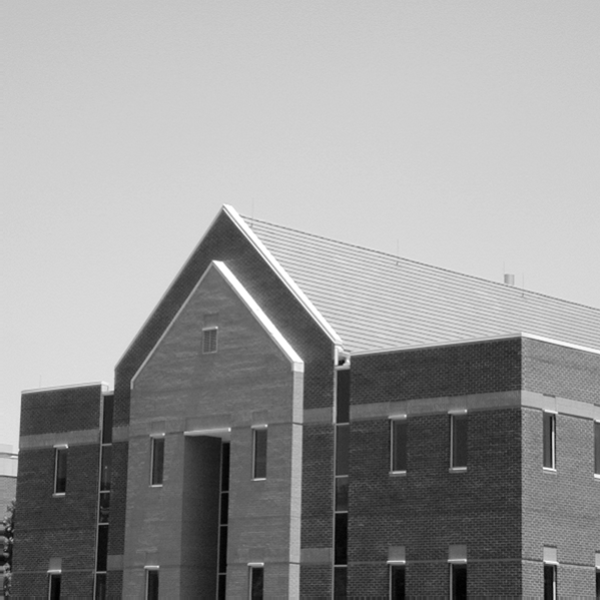
#> input picture Fundamentos-Exercicios-main/Fundamentos/house.tif, 600 x 600 px
$ python 'exercicio 3.2.py'
#> lines starting #> are read from the running program, lines starting #| are printed output that depends on the picture; after the words box and inside, x2 and y2 are one past the last pixel; in counts of white or black regions, pixels touching at a corner belong together
import numpy as np
from PIL import Image
import cv2
import matplotlib.pyplot as plt
from scipy import ndimage

def rotate_numpy(image, angle):
    rotated_image = ndimage.rotate(image, angle, reshape=False)
    return rotated_image

def rotate_pillow(image, angle):
    pil_image = Image.fromarray(image)
    rotated_pil_image = pil_image.rotate(angle, resample=Image.BILINEAR, expand=True)
    rotated_image = np.array(rotated_pil_image)
    return rotated_image

def rotate_opencv(image, angle):
    height, width = image.shape
    rotation_matrix = cv2.getRotationMatrix2D((width / 2, height / 2), angle, 1)
    rotated_image = cv2.warpAffine(image, rotation_matrix, (width, height))
    return rotated_image

def rotate_scipy(image, angle):
    rotated_image = ndimage.rotate(image, angle, reshape=False)
    return rotated_image

def main():
    img = Image.open('house.tif')
#> img is the input picture: PIL image 600x600 L; min 0, max 255, mean 152.8
    npImg = np.array(img)
    npImg[0:100, 0:100] = 255
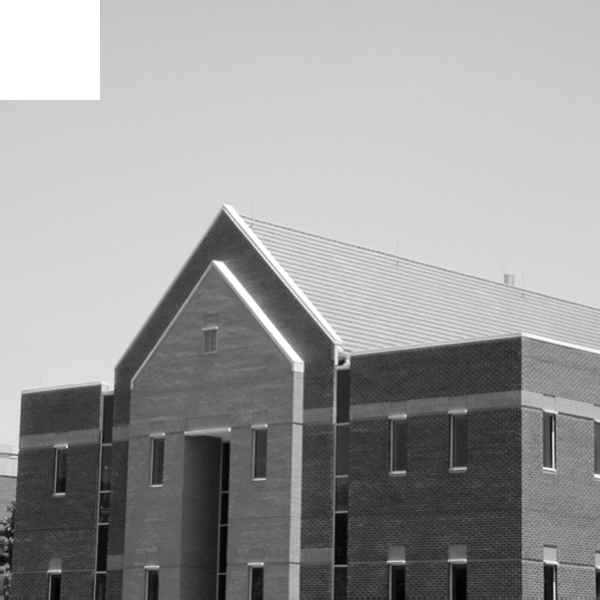
#> npImg: shape (600, 600); 2.78% of pixels changed, all inside (x1, y1, x2, y2) = (0, 0, 100, 100)

    rotation_angles = [45, 90, 100]

    fig, axes = plt.subplots(nrows=len(rotation_angles), ncols=5, figsize=(15, 5 * len(rotation_angles)))

    for i, angle in enumerate(rotation_angles):
        img_rotated_45 = rotate_pillow(npImg, angle)
        img_rotated_90 = rotate_pillow(npImg, angle)
        img_rotated_100 = rotate_pillow(npImg, angle)

        axes[i, 0].imshow(img, cmap='gray')
        axes[i, 0].set_title("Original")

        axes[i, 1].imshow(img_rotated_45, cmap='gray')
        axes[i, 1].set_title(f"Rot. {angle}° - Pillow")

        axes[i, 2].imshow(rotate_opencv(npImg, angle), cmap='gray')
        axes[i, 2].set_title(f"Rot. {angle}° - OpenCV")

        axes[i, 3].imshow(rotate_numpy(npImg, angle), cmap='gray')
        axes[i, 3].set_title(f"Rot. {angle}° - Numpy")

        axes[i, 4].imshow(rotate_scipy(npImg, angle), cmap='gray')
        axes[i, 4].set_title(f"Rot. {angle}° - Scipy")
#> this loop made 3 passes
#> pass 1, in rotate_pillow, `rotated_pil_image = pil_image.rotate(angle, resample=Image.BILINEAR, e..`:
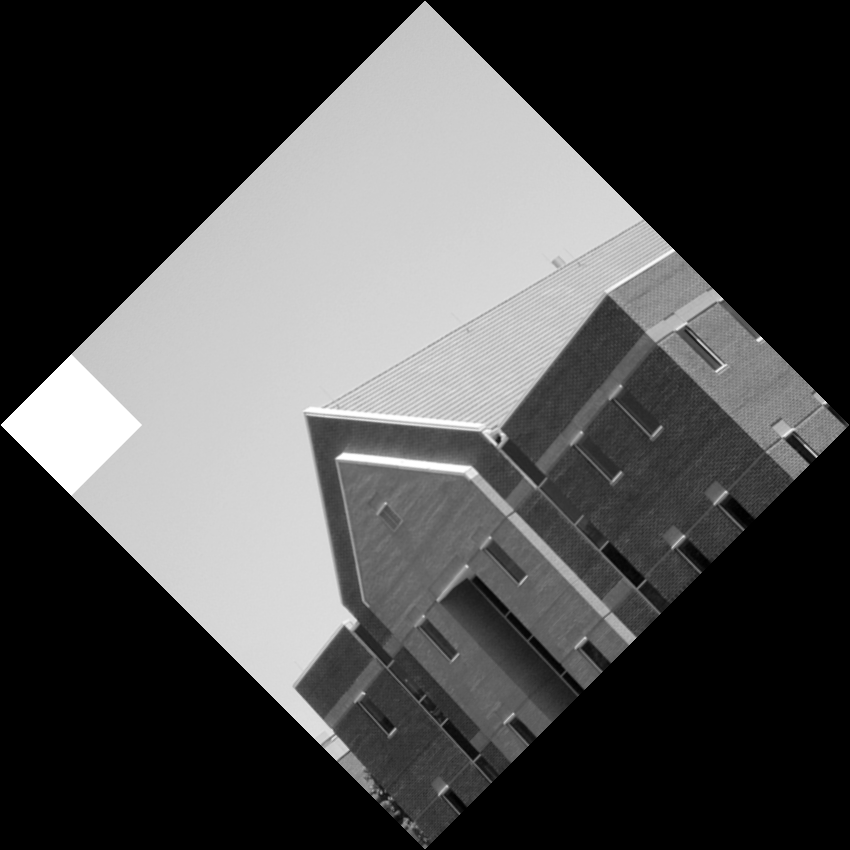
#> rotated_pil_image: PIL image 850x850 L; min 0, max 255, mean 76.7
#> pass 1, in rotate_opencv, `rotated_image = cv2.warpAffine(image, rotation_matrix, (width, height))`:
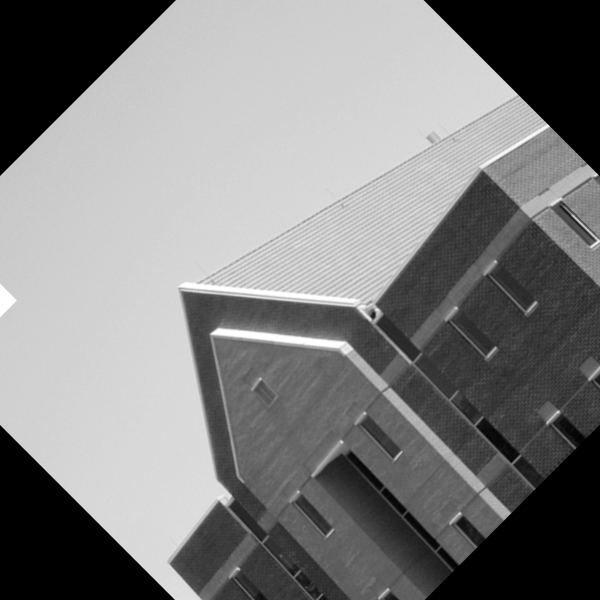
#> rotated_image: shape (600, 600); min 0, max 255, mean 127.9
#> pass 2, in rotate_pillow (call 4), `rotated_pil_image = pil_image.rotate(angle, resample=Image.BILINEAR, e..`:
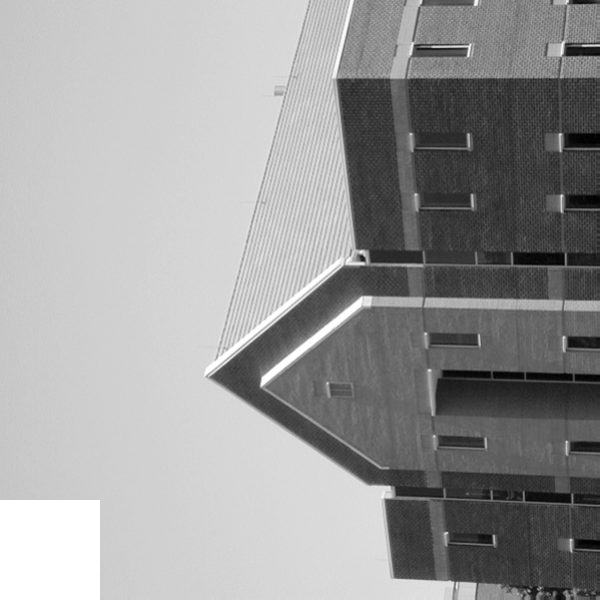
#> rotated_pil_image: PIL image 600x600 L; min 0, max 255, mean 154.3

    plt.tight_layout()
    plt.show()
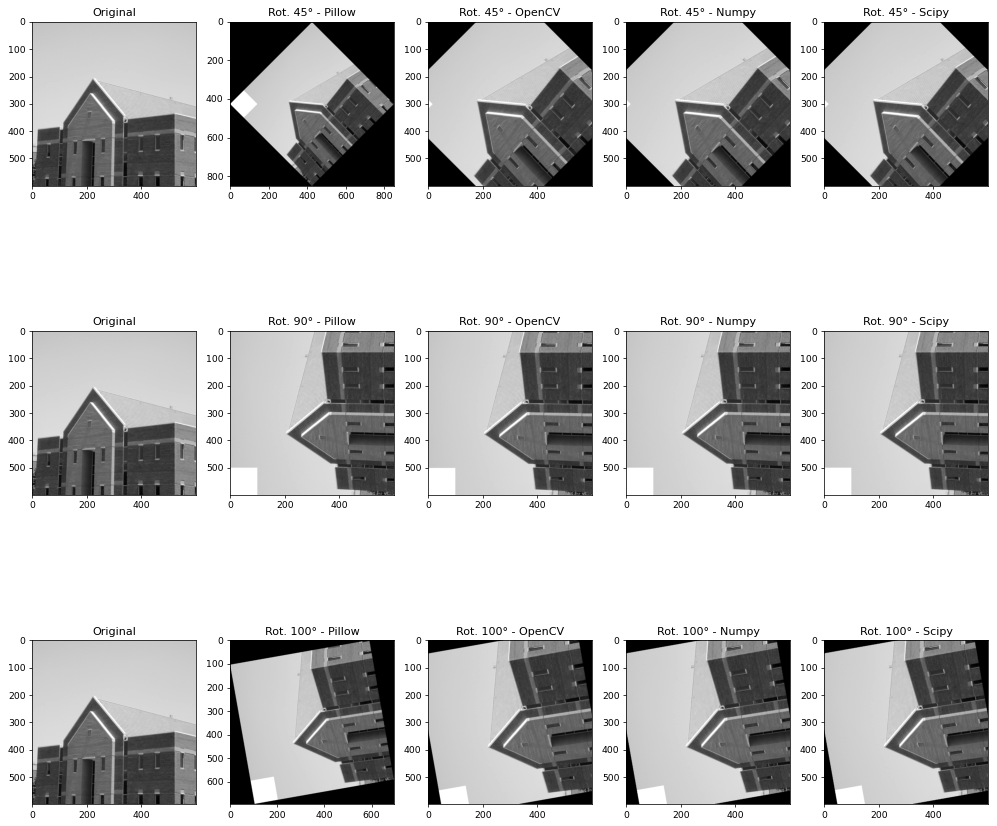
#> figure drawn by matplotlib, 15 panels

if __name__ == "__main__":
    main()
